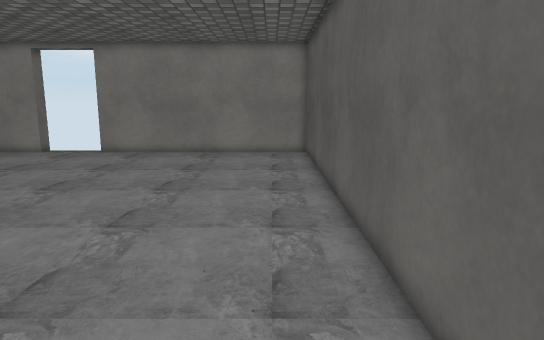
view 1 (above)

12 first-person views from a walk through a Unity game level. The camera is 1.5 m above the floor, tilts 10° down and sees 70° across. The floor is counted in squares, 0.5 m on a side. Each view is taken from the middle of a square. On the plan, view 1 faces up. The plan holds only what a view shows up to about 20 squares ahead; the rest is blank. The player is left out. Door leaves are left out, so doorways stand open. Some surface patterns are stand-ins.

view 2
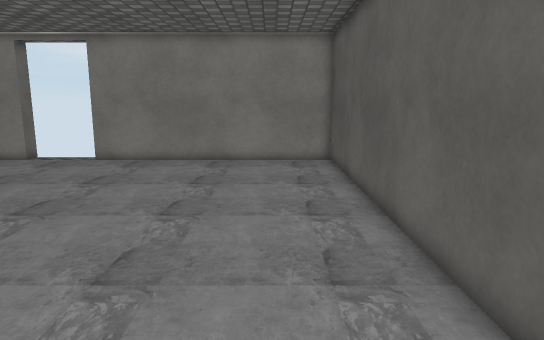

view 3
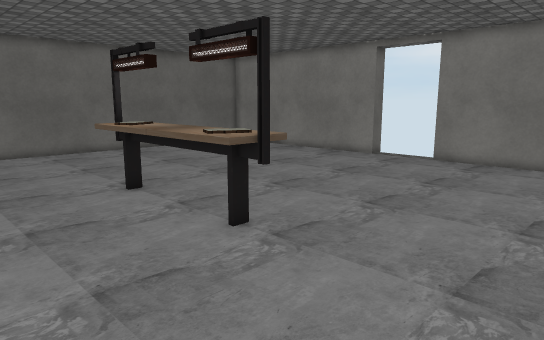

view 4
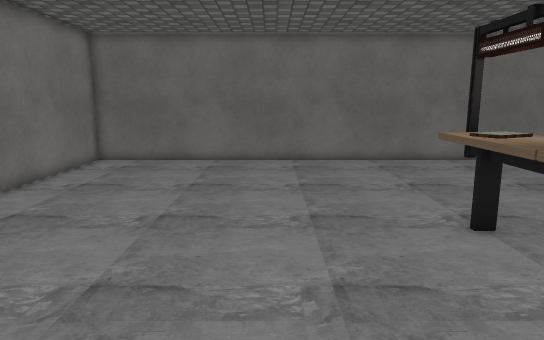

view 5
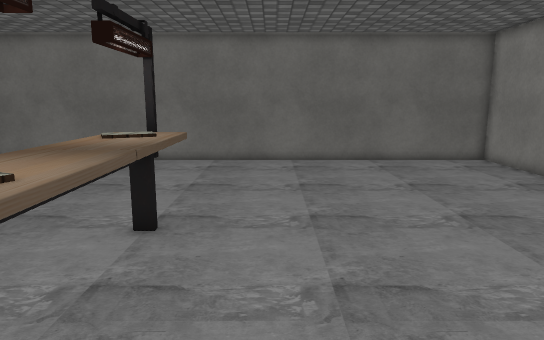

view 6
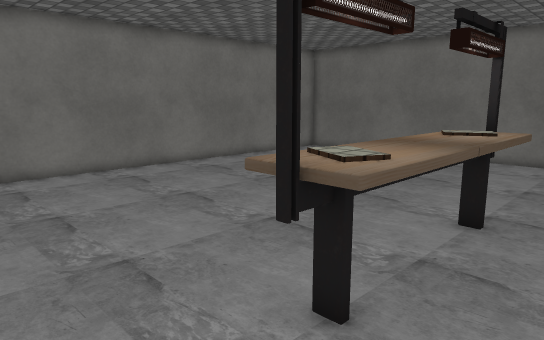

view 7
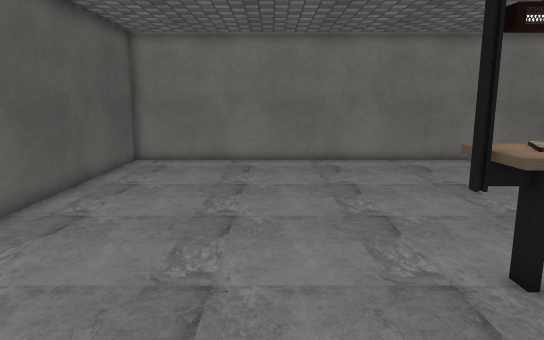

view 8
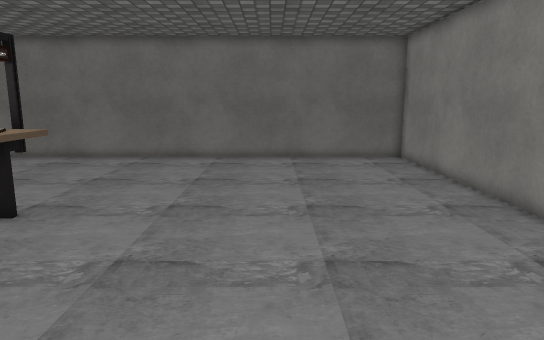

view 9
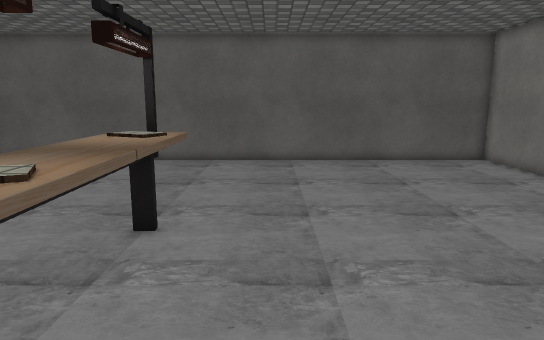

view 10
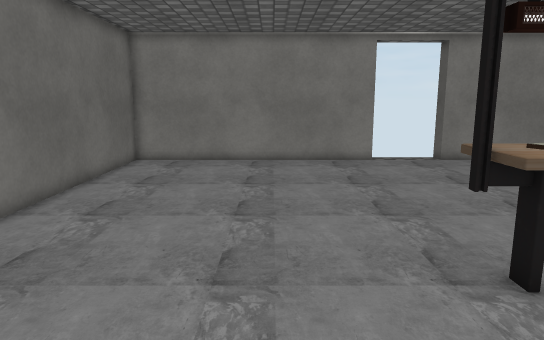

view 11
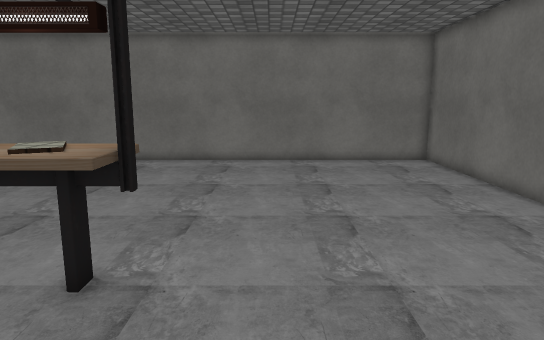

view 12
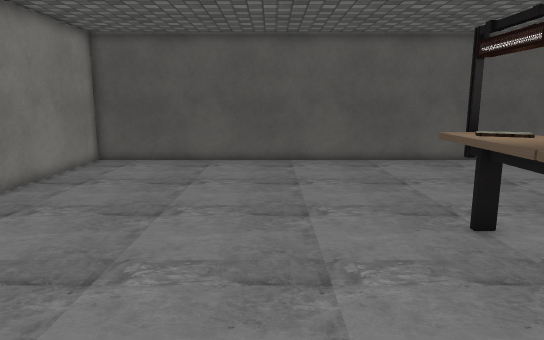

### Floor plan
Points are (right, up) in squares from view 1. A wall is a line through its corners. A room is listed if a view was taken in it or the views show most of it. See-through windows are left out.
Room 1 (views 1, 2, 3, 4, 5, 6, 7, 8, 9, 10, 11, 12)
walls: (-14.7, 9.4) (-14.3, 9.5) (-13.8, 8.6) (-14.2, 8.4); (-13.8, 23.1) (-26.1, 23.1) (-26.1, -5.1) (2.1, -5.1) (2.1, 23.1) (-10.2, 23.1)
ways out: open door at (-12, 23.5)
objects: other object (-16, 8) to (-8, 10)

Positions as (right, up) in squares from view 1, and headings:
1: (0, 0), facing up
2: (-1, 3), facing up
3: (-2, 3), facing up-left
4: (-6, 4), facing left
5: (-6, 12), facing left
6: (-5, 12), facing down-left
7: (-5, 15), facing down
8: (-5, 16), facing left
9: (-18, 6), facing right
10: (-19, 3), facing up
11: (-18, 15), facing down
12: (-18, 14), facing right
